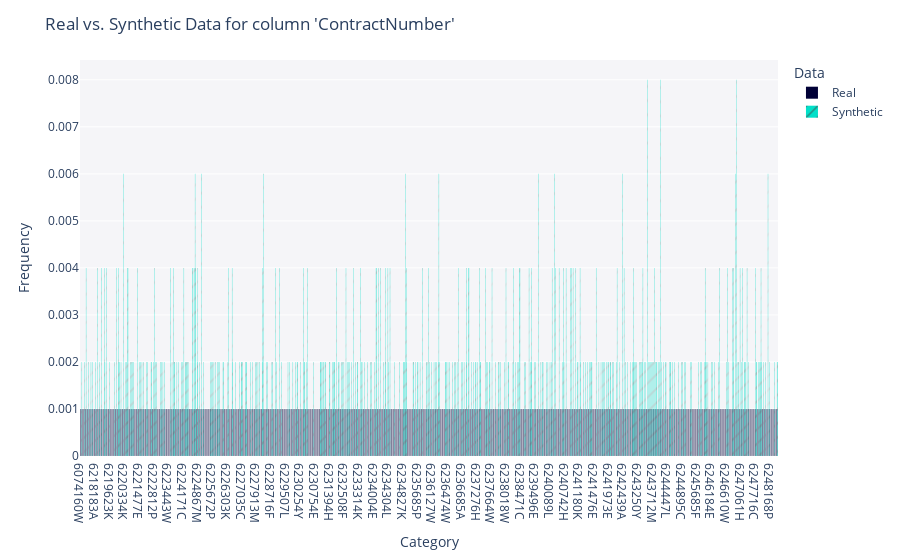

The code cell stored with this chart in its notebook:
### Markdown cell above
Use this function to visualize a real column against the same synthetic column. You can plot any column of type: boolean, categorical, datetime or numerical.

### Code cell
from sdv.evaluation.single_table import get_column_plot

fig = get_column_plot(
    real_data=df_Switches_table,
    synthetic_data=synthetic_data,
    column_name='ContractNumber',
    metadata=metadata
)
    
fig.show()

### Figure 1 — Plotly figure (JSON) as saved in the notebook; plotly's stock layout.template omitted (floating-point values rounded to 4 significant figures; data arrays with more than 128 entries replaced by an {"elided": "..."} marker saying what was removed)
{"data": [{"alignmentgroup": "True", "bingroup": "x", "histnorm": "probability density", "hovertemplate": "<b>Real</b><br>Frequency: %{y}<extra></extra>", "legendgroup": "Real", "marker": {"color": "#000036", "pattern": {"shape": ""}}, "name": "Real", "offsetgroup": "Real", "orientation": "v", "showlegend": true, "type": "histogram", "x": {"elided": "999 str values"}, "xaxis": "x", "yaxis": "y"}, {"alignmentgroup": "True", "bingroup": "x", "histnorm": "probability density", "hovertemplate": "<b>Synthetic</b><br>Frequency: %{y}<extra></extra>", "legendgroup": "Synthetic", "marker": {"color": "#01E0C9", "pattern": {"shape": "/"}}, "name": "Synthetic", "offsetgroup": "Synthetic", "orientation": "v", "showlegend": true, "type": "histogram", "x": {"elided": "500 str values"}, "xaxis": "x", "yaxis": "y"}], "layout": {"barmode": "group", "legend": {"title": {"text": "Data"}, "tracegroupgap": 0}, "margin": {"t": 60}, "plot_bgcolor": "#F5F5F8", "title": {"text": "Real vs. Synthetic Data for column 'ContractNumber'"}, "xaxis": {"anchor": "y", "domain": [0, 1], "title": {"text": "Category"}}, "yaxis": {"anchor": "x", "domain": [0, 1], "title": {"text": "Frequency"}}}}
